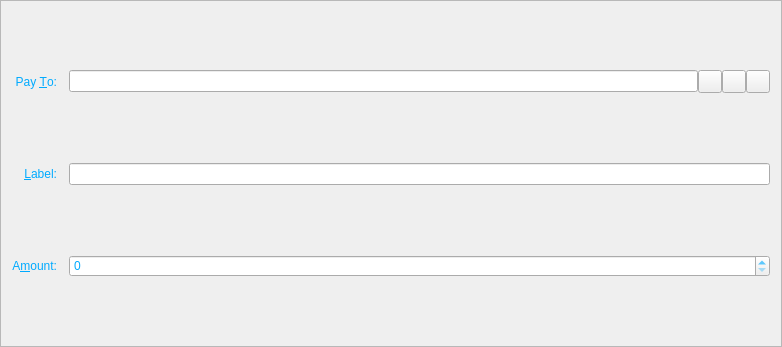
<?xml version="1.0" encoding="UTF-8"?>
<ui version="4.0">
 <class>SendCoinsEntry</class>
 <widget class="QFrame" name="SendCoinsEntry">
  <property name="geometry">
   <rect>
    <x>0</x>
    <y>0</y>
    <width>782</width>
    <height>347</height>
   </rect>
  </property>
  <property name="windowTitle">
   <string>Form</string>
  </property>
  <property name="styleSheet">
   <string notr="true">background-image: url(:/images/as1);
color: rgb(0, 170, 255);</string>
  </property>
  <property name="frameShape">
   <enum>QFrame::StyledPanel</enum>
  </property>
  <property name="frameShadow">
   <enum>QFrame::Sunken</enum>
  </property>
  <layout class="QGridLayout" name="gridLayout">
   <property name="spacing">
    <number>12</number>
   </property>
   <item row="5" column="0">
    <widget class="QLabel" name="label">
     <property name="text">
      <string>A&amp;mount:</string>
     </property>
     <property name="alignment">
      <set>Qt::AlignRight|Qt::AlignTrailing|Qt::AlignVCenter</set>
     </property>
     <property name="buddy">
      <cstring>payAmount</cstring>
     </property>
    </widget>
   </item>
   <item row="3" column="0">
    <widget class="QLabel" name="label_2">
     <property name="text">
      <string>Pay &amp;To:</string>
     </property>
     <property name="alignment">
      <set>Qt::AlignRight|Qt::AlignTrailing|Qt::AlignVCenter</set>
     </property>
     <property name="buddy">
      <cstring>payTo</cstring>
     </property>
    </widget>
   </item>
   <item row="5" column="1">
    <widget class="BitcoinAmountField" name="payAmount"/>
   </item>
   <item row="4" column="1">
    <layout class="QHBoxLayout" name="horizontalLayout_2">
     <property name="spacing">
      <number>0</number>
     </property>
     <item>
      <widget class="QValidatedLineEdit" name="addAsLabel">
       <property name="enabled">
        <bool>true</bool>
       </property>
       <property name="toolTip">
        <string>Enter a label for this address to add it to your address book</string>
       </property>
      </widget>
     </item>
    </layout>
   </item>
   <item row="4" column="0">
    <widget class="QLabel" name="label_4">
     <property name="text">
      <string>&amp;Label:</string>
     </property>
     <property name="alignment">
      <set>Qt::AlignRight|Qt::AlignTrailing|Qt::AlignVCenter</set>
     </property>
     <property name="buddy">
      <cstring>addAsLabel</cstring>
     </property>
    </widget>
   </item>
   <item row="3" column="1">
    <layout class="QHBoxLayout" name="payToLayout">
     <property name="spacing">
      <number>0</number>
     </property>
     <item>
      <widget class="QValidatedLineEdit" name="payTo">
       <property name="toolTip">
        <string>The address to send the payment to  (e.g. SoxZqgY4r2RoEdqYk3QsAqFckyf9pRHN6i)</string>
       </property>
       <property name="maxLength">
        <number>34</number>
       </property>
      </widget>
     </item>
     <item>
      <widget class="QToolButton" name="addressBookButton">
       <property name="toolTip">
        <string>Choose address from address book</string>
       </property>
       <property name="text">
        <string/>
       </property>
       <property name="icon">
        <iconset resource="../bitcoin.qrc">
         <normaloff>:/icons/address-book</normaloff>:/icons/address-book</iconset>
       </property>
       <property name="shortcut">
        <string>Alt+A</string>
       </property>
      </widget>
     </item>
     <item>
      <widget class="QToolButton" name="pasteButton">
       <property name="toolTip">
        <string>Paste address from clipboard</string>
       </property>
       <property name="text">
        <string/>
       </property>
       <property name="icon">
        <iconset resource="../bitcoin.qrc">
         <normaloff>:/icons/editpaste</normaloff>:/icons/editpaste</iconset>
       </property>
       <property name="shortcut">
        <string>Alt+P</string>
       </property>
      </widget>
     </item>
     <item>
      <widget class="QToolButton" name="deleteButton">
       <property name="toolTip">
        <string>Remove this recipient</string>
       </property>
       <property name="text">
        <string/>
       </property>
       <property name="icon">
        <iconset resource="../bitcoin.qrc">
         <normaloff>:/icons/remove</normaloff>:/icons/remove</iconset>
       </property>
      </widget>
     </item>
    </layout>
   </item>
  </layout>
 </widget>
 <customwidgets>
  <customwidget>
   <class>BitcoinAmountField</class>
   <extends>QSpinBox</extends>
   <header>bitcoinamountfield.h</header>
   <container>1</container>
  </customwidget>
  <customwidget>
   <class>QValidatedLineEdit</class>
   <extends>QLineEdit</extends>
   <header>qvalidatedlineedit.h</header>
  </customwidget>
 </customwidgets>
 <resources>
  <include location="../bitcoin.qrc"/>
 </resources>
 <connections/>
</ui>
